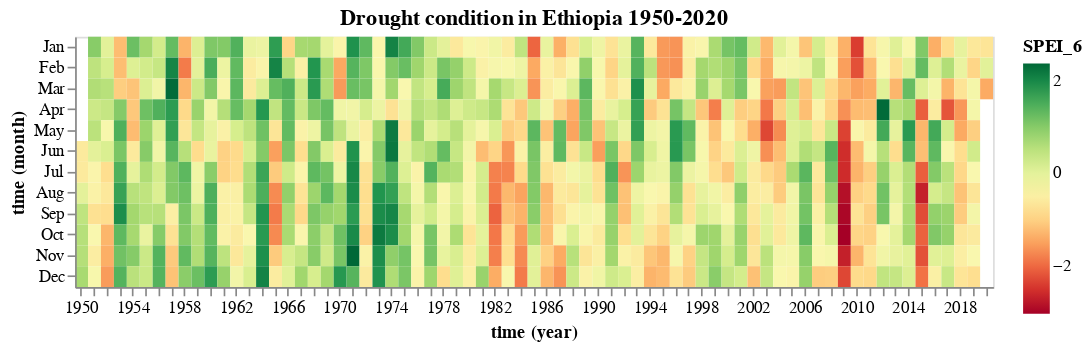

The notebook cell saved with this chart:
### Markdown cell above
## 3.2 Drought heatmap application
This is an example of showing the heatmap of drought condition in Ethiopia from Standard Precipitation and Evapotranspiration Index  (SPEI). 
- SPEI: http://spei.csic.es/map/maps.html
- plots with altair: https://altair-viz.github.io/gallery/weather_heatmap.html
- color scheme: https://vega.github.io/vega/docs/schemes/

### Code cell
import altair as alt
import pandas as pd

df = pd.read_excel('dataVisual.xlsx', sheet_name='SPEI')
alt.Chart(
    df,
    title="Drought condition in Ethiopia 1950-2020"
).mark_rect().encode(
    x='year(time):O',
    y='month(time):O',
    color=alt.Color('SPEI_6:Q', scale=alt.Scale(scheme="redyellowgreen")),
    tooltip=[
        alt.Tooltip('yeardate(time):T', title='Date'),
        alt.Tooltip('SPEI_11:Q', title='SPEI6m')
    ]
).properties(width=550,height= 150)

### Figure 1 — Vega-Lite specification as saved in the notebook (floating-point values rounded to 4 significant figures; data arrays with more than 128 entries replaced by an {"elided": "..."} marker saying what was removed)
{"config": {"view": {"continuousWidth": 400, "continuousHeight": 300}}, "data": {"name": "data-6b029eb36e3dd3bea7828818525c85f8"}, "mark": "rect", "encoding": {"color": {"type": "quantitative", "field": "SPEI_6", "scale": {"scheme": "redyellowgreen"}}, "tooltip": [{"type": "temporal", "field": "yeardate(time)", "title": "Date"}, {"type": "quantitative", "field": "SPEI_11", "title": "SPEI6m"}], "x": {"type": "ordinal", "field": "time", "timeUnit": "year"}, "y": {"type": "ordinal", "field": "time", "timeUnit": "month"}}, "height": 150, "title": "Drought condition in Ethiopia 1950-2020", "width": 550, "$schema": "https://vega.github.io/schema/vega-lite/v4.0.2.json", "datasets": {"data-6b029eb36e3dd3bea7828818525c85f8": {"elided": "843 records"}}}
